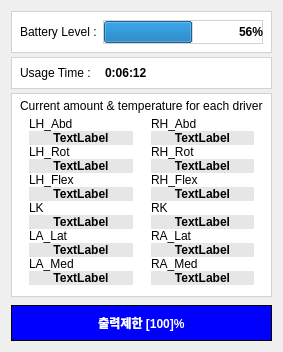
     <widget class="QWidget" name="MiddleCol" native="true">
      <property name="styleSheet">
       <string notr="true">QWidget{
 background-color: none;
border: none
}</string>
      </property>
      <layout class="QVBoxLayout" name="verticalLayout_3" stretch="2,3,50,1,2">
       <property name="spacing">
        <number>4</number>
       </property>
       <item>
        <widget class="QWidget" name="battery_widget" native="true">
         <property name="styleSheet">
          <string notr="true">QWidget{
background-color: rgb(255, 255, 255);
border: 1px solid rgb(211, 211, 211)

}</string>
         </property>
         <layout class="QHBoxLayout" name="horizontalLayout_4">
          <item>
           <widget class="QLabel" name="battery_level">
            <property name="styleSheet">
             <string notr="true">QLabel{

border: none

}</string>
            </property>
            <property name="text">
             <string>Battery Level :</string>
            </property>
           </widget>
          </item>
          <item>
           <widget class="QProgressBar" name="progressBar">
            <property name="styleSheet">
             <string notr="true">QProgressBar{
font-weight: bold;

}</string>
            </property>
            <property name="value">
             <number>56</number>
            </property>
            <property name="alignment">
             <set>Qt::AlignRight|Qt::AlignTrailing|Qt::AlignVCenter</set>
            </property>
            <property name="invertedAppearance">
             <bool>false</bool>
            </property>
            <property name="textDirection">
             <enum>QProgressBar::TopToBottom</enum>
            </property>
           </widget>
          </item>
         </layout>
        </widget>
       </item>
       <item>
        <widget class="QWidget" name="time_widget" native="true">
         <property name="styleSheet">
          <string notr="true">QWidget{
background-color: rgb(255, 255, 255);
border: 1px solid rgb(211, 211, 211)

}</string>
         </property>
         <layout class="QHBoxLayout" name="horizontalLayout_5" stretch="1,2">
          <item>
           <widget class="QLabel" name="label_2">
            <property name="styleSheet">
             <string notr="true">QLabel{

border: none

}</string>
            </property>
            <property name="text">
             <string>Usage Time : </string>
            </property>
           </widget>
          </item>
          <item>
           <widget class="QLabel" name="label_usage_time">
            <property name="styleSheet">
             <string notr="true">QLabel{
font: 12pt &quot;MS Shell Dlg 2&quot;;
font-weight: bold;
border: none


}</string>
            </property>
            <property name="text">
             <string>0:06:12</string>
            </property>
           </widget>
          </item>
         </layout>
        </widget>
       </item>
       <item>
        <widget class="QWidget" name="driver_info_widget" native="true">
         <property name="styleSheet">
          <string notr="true">QWidget{
background-color: rgb(255, 255, 255);
border: 1px solid rgb(211, 211, 211);

}</string>
         </property>
         <layout class="QVBoxLayout" name="verticalLayout_4" stretch="0,1">
          <property name="spacing">
           <number>4</number>
          </property>
          <property name="topMargin">
           <number>6</number>
          </property>
          <property name="bottomMargin">
           <number>6</number>
          </property>
          <item>
           <widget class="QLabel" name="label">
            <property name="styleSheet">
             <string notr="true">QLabel{
border:none;



}</string>
            </property>
            <property name="text">
             <string>Current amount &amp; temperature for each driver</string>
            </property>
           </widget>
          </item>
          <item>
           <layout class="QGridLayout" name="gridLayout_2">
            <property name="bottomMargin">
             <number>6</number>
            </property>
            <property name="spacing">
             <number>0</number>
            </property>
            <item row="2" column="1">
             <widget class="QWidget" name="widget_12" native="true">
              <property name="styleSheet">
               <string notr="true">QWidget{
border:none
}</string>
              </property>
              <layout class="QVBoxLayout" name="verticalLayout_11">
               <property name="spacing">
                <number>0</number>
               </property>
               <property name="topMargin">
                <number>0</number>
               </property>
               <property name="bottomMargin">
                <number>0</number>
               </property>
               <item>
                <widget class="QLabel" name="label_7">
                 <property name="text">
                  <string>RH_Flex</string>
                 </property>
                </widget>
               </item>
               <item>
                <widget class="QLabel" name="label_20">
                 <property name="styleSheet">
                  <string notr="true">QLabel{
    border: none;
   background-color: rgb(230, 230, 230);
 
 font-weight: bold;
}</string>
                 </property>
                 <property name="text">
                  <string>TextLabel</string>
                 </property>
                 <property name="alignment">
                  <set>Qt::AlignCenter</set>
                 </property>
                </widget>
               </item>
              </layout>
             </widget>
            </item>
            <item row="4" column="1">
             <widget class="QWidget" name="widget_14" native="true">
              <property name="styleSheet">
               <string notr="true">QWidget{
border:none
}</string>
              </property>
              <layout class="QVBoxLayout" name="verticalLayout_15">
               <property name="spacing">
                <number>0</number>
               </property>
               <property name="topMargin">
                <number>0</number>
               </property>
               <property name="bottomMargin">
                <number>0</number>
               </property>
               <item>
                <widget class="QLabel" name="label_12">
                 <property name="text">
                  <string>RA_Lat</string>
                 </property>
                </widget>
               </item>
               <item>
                <widget class="QLabel" name="label_24">
                 <property name="styleSheet">
                  <string notr="true">QLabel{
    border: none;
   background-color: rgb(230, 230, 230);

 font-weight: bold;
}</string>
                 </property>
                 <property name="text">
                  <string>TextLabel</string>
                 </property>
                 <property name="alignment">
                  <set>Qt::AlignCenter</set>
                 </property>
                </widget>
               </item>
              </layout>
             </widget>
            </item>
            <item row="5" column="1">
             <widget class="QWidget" name="widget_15" native="true">
              <property name="styleSheet">
               <string notr="true">QWidget{
border:none
}</string>
              </property>
              <layout class="QVBoxLayout" name="verticalLayout_16">
               <property name="spacing">
                <number>0</number>
               </property>
               <property name="topMargin">
                <number>0</number>
               </property>
               <property name="bottomMargin">
                <number>0</number>
               </property>
               <item>
                <widget class="QLabel" name="label_15">
                 <property name="text">
                  <string>RA_Med</string>
                 </property>
                </widget>
               </item>
               <item>
                <widget class="QLabel" name="label_26">
                 <property name="styleSheet">
                  <string notr="true">QLabel{
    border: none;
   background-color: rgb(230, 230, 230);
 
 font-weight: bold;
}</string>
                 </property>
                 <property name="text">
                  <string>TextLabel</string>
                 </property>
                 <property name="alignment">
                  <set>Qt::AlignCenter</set>
                 </property>
                </widget>
               </item>
              </layout>
             </widget>
            </item>
            <item row="3" column="1">
             <widget class="QWidget" name="widget_13" native="true">
              <property name="styleSheet">
               <string notr="true">QWidget{
border:none
}</string>
              </property>
              <layout class="QVBoxLayout" name="verticalLayout_13">
               <property name="spacing">
                <number>0</number>
               </property>
               <property name="topMargin">
                <number>0</number>
               </property>
               <property name="bottomMargin">
                <number>0</number>
               </property>
               <item>
                <widget class="QLabel" name="label_10">
                 <property name="text">
                  <string>RK</string>
                 </property>
                </widget>
               </item>
               <item>
                <widget class="QLabel" name="label_22">
                 <property name="styleSheet">
                  <string notr="true">QLabel{
    border: none;
   background-color: rgb(230, 230, 230);

 font-weight: bold;
}</string>
                 </property>
                 <property name="text">
                  <string>TextLabel</string>
                 </property>
                 <property name="alignment">
                  <set>Qt::AlignCenter</set>
                 </property>
                </widget>
               </item>
              </layout>
             </widget>
            </item>
            <item row="0" column="0">
             <widget class="QWidget" name="widget" native="true">
              <property name="styleSheet">
               <string notr="true">QWidget{
border:none
}</string>
              </property>
              <layout class="QVBoxLayout" name="verticalLayout_5">
               <property name="spacing">
                <number>0</number>
               </property>
               <property name="topMargin">
                <number>0</number>
               </property>
               <property name="bottomMargin">
                <number>0</number>
               </property>
               <item>
                <widget class="QLabel" name="label_3">
                 <property name="styleSheet">
                  <string notr="true"/>
                 </property>
                 <property name="text">
                  <string>LH_Abd</string>
                 </property>
                 <property name="wordWrap">
                  <bool>false</bool>
                 </property>
                </widget>
               </item>
               <item>
                <widget class="QLabel" name="label_13">
                 <property name="styleSheet">
                  <string notr="true">QLabel{
    border: none;
    background-color: rgb(230, 230, 230);
    font-weight: bold;

}</string>
                 </property>
                 <property name="text">
                  <string>TextLabel</string>
                 </property>
                 <property name="alignment">
                  <set>Qt::AlignCenter</set>
                 </property>
                </widget>
               </item>
              </layout>
             </widget>
            </item>
            <item row="1" column="0">
             <widget class="QWidget" name="widget_3" native="true">
              <property name="styleSheet">
               <string notr="true">QWidget{
border:none
}
</string>
              </property>
              <layout class="QVBoxLayout" name="verticalLayout_8">
               <property name="spacing">
                <number>0</number>
               </property>
               <property name="topMargin">
                <number>0</number>
               </property>
               <property name="bottomMargin">
                <number>0</number>
               </property>
               <item>
                <widget class="QLabel" name="label_5">
                 <property name="text">
                  <string>LH_Rot</string>
                 </property>
                </widget>
               </item>
               <item>
                <widget class="QLabel" name="label_17">
                 <property name="styleSheet">
                  <string notr="true">QLabel{
    border: none;
   background-color: rgb(230, 230, 230);

 font-weight: bold;
}</string>
                 </property>
                 <property name="text">
                  <string>TextLabel</string>
                 </property>
                 <property name="alignment">
                  <set>Qt::AlignCenter</set>
                 </property>
                </widget>
               </item>
              </layout>
             </widget>
            </item>
            <item row="0" column="1">
             <widget class="QWidget" name="widget_2" native="true">
              <property name="styleSheet">
               <string notr="true">QWidget{
border:none
}
</string>
              </property>
              <layout class="QVBoxLayout" name="verticalLayout_6">
               <property name="spacing">
                <number>0</number>
               </property>
               <property name="topMargin">
                <number>0</number>
               </property>
               <property name="bottomMargin">
                <number>0</number>
               </property>
               <item>
                <widget class="QLabel" name="label_4">
                 <property name="text">
                  <string>RH_Abd</string>
                 </property>
                </widget>
               </item>
               <item>
                <widget class="QLabel" name="label_16">
                 <property name="styleSheet">
                  <string notr="true">QLabel{
    border: none;
   background-color: rgb(230, 230, 230);

 font-weight: bold;
}</string>
                 </property>
                 <property name="text">
                  <string>TextLabel</string>
                 </property>
                 <property name="alignment">
                  <set>Qt::AlignCenter</set>
                 </property>
                </widget>
               </item>
              </layout>
             </widget>
            </item>
            <item row="4" column="0">
             <widget class="QWidget" name="widget_8" native="true">
              <property name="styleSheet">
               <string notr="true">QWidget{
border:none
}</string>
              </property>
              <layout class="QVBoxLayout" name="verticalLayout_14">
               <property name="spacing">
                <number>0</number>
               </property>
               <property name="topMargin">
                <number>0</number>
               </property>
               <property name="bottomMargin">
                <number>0</number>
               </property>
               <item>
                <widget class="QLabel" name="label_11">
                 <property name="text">
                  <string>LA_Lat</string>
                 </property>
                </widget>
               </item>
               <item>
                <widget class="QLabel" name="label_23">
                 <property name="styleSheet">
                  <string notr="true">QLabel{
    border: none;
   background-color: rgb(230, 230, 230);
  
 font-weight: bold;
}</string>
                 </property>
                 <property name="text">
                  <string>TextLabel</string>
                 </property>
                 <property name="alignment">
                  <set>Qt::AlignCenter</set>
                 </property>
                </widget>
               </item>
              </layout>
             </widget>
            </item>
            <item row="2" column="0">
             <widget class="QWidget" name="widget_5" native="true">
              <property name="styleSheet">
               <string notr="true">QWidget{
border:none
}</string>
              </property>
              <layout class="QVBoxLayout" name="verticalLayout_10">
               <property name="spacing">
                <number>0</number>
               </property>
               <property name="topMargin">
                <number>0</number>
               </property>
               <property name="bottomMargin">
                <number>0</number>
               </property>
               <item>
                <widget class="QLabel" name="label_8">
                 <property name="text">
                  <string>LH_Flex</string>
                 </property>
                </widget>
               </item>
               <item>
                <widget class="QLabel" name="label_19">
                 <property name="styleSheet">
                  <string notr="true">QLabel{
    border: none;
   background-color: rgb(230, 230, 230);

 font-weight: bold;
}</string>
                 </property>
                 <property name="text">
                  <string>TextLabel</string>
                 </property>
                 <property name="alignment">
                  <set>Qt::AlignCenter</set>
                 </property>
                </widget>
               </item>
              </layout>
             </widget>
            </item>
            <item row="3" column="0">
             <widget class="QWidget" name="widget_7" native="true">
              <property name="styleSheet">
               <string notr="true">QWidget{
border:none
}</string>
              </property>
              <layout class="QVBoxLayout" name="verticalLayout_12">
               <property name="spacing">
                <number>0</number>
               </property>
               <property name="topMargin">
                <number>0</number>
               </property>
               <property name="bottomMargin">
                <number>0</number>
               </property>
               <item>
                <widget class="QLabel" name="label_9">
                 <property name="text">
                  <string>LK</string>
                 </property>
                </widget>
               </item>
               <item>
                <widget class="QLabel" name="label_21">
                 <property name="styleSheet">
                  <string notr="true">QLabel{
    border: none;
   background-color: rgb(230, 230, 230);

 font-weight: bold;
}</string>
                 </property>
                 <property name="text">
                  <string>TextLabel</string>
                 </property>
                 <property name="alignment">
                  <set>Qt::AlignCenter</set>
                 </property>
                </widget>
               </item>
              </layout>
             </widget>
            </item>
            <item row="1" column="1">
             <widget class="QWidget" name="widget_4" native="true">
              <property name="styleSheet">
               <string notr="true">QWidget{
border:none
}</string>
              </property>
              <layout class="QVBoxLayout" name="verticalLayout_9">
               <property name="spacing">
                <number>0</number>
               </property>
               <property name="topMargin">
                <number>0</number>
               </property>
               <property name="bottomMargin">
                <number>0</number>
               </property>
               <item>
                <widget class="QLabel" name="label_6">
                 <property name="text">
                  <string>RH_Rot</string>
                 </property>
                </widget>
               </item>
               <item>
                <widget class="QLabel" name="label_18">
                 <property name="styleSheet">
                  <string notr="true">QLabel{
    border: none;
   background-color: rgb(230, 230, 230);
  
 font-weight: bold;
}</string>
                 </property>
                 <property name="text">
                  <string>TextLabel</string>
                 </property>
                 <property name="alignment">
                  <set>Qt::AlignCenter</set>
                 </property>
                </widget>
               </item>
              </layout>
             </widget>
            </item>
            <item row="5" column="0">
             <widget class="QWidget" name="widget_9" native="true">
              <property name="styleSheet">
               <string notr="true">QWidget{
border:none
}</string>
              </property>
              <layout class="QVBoxLayout" name="verticalLayout_17">
               <property name="spacing">
                <number>0</number>
               </property>
               <property name="topMargin">
                <number>0</number>
               </property>
               <property name="bottomMargin">
                <number>0</number>
               </property>
               <item>
                <widget class="QLabel" name="label_14">
                 <property name="text">
                  <string>LA_Med</string>
                 </property>
                </widget>
               </item>
               <item>
                <widget class="QLabel" name="label_25">
                 <property name="styleSheet">
                  <string notr="true">QLabel{
    border: none;
   background-color: rgb(230, 230, 230);
  
 font-weight: bold;
}</string>
                 </property>
                 <property name="text">
                  <string>TextLabel</string>
                 </property>
                 <property name="alignment">
                  <set>Qt::AlignCenter</set>
                 </property>
                </widget>
               </item>
              </layout>
             </widget>
            </item>
           </layout>
          </item>
         </layout>
        </widget>
       </item>
       <item>
        <widget class="QWidget" name="widget_19" native="true"/>
       </item>
       <item>
        <widget class="QWidget" name="widget_6" native="true">
         <property name="styleSheet">
          <string notr="true">QWidget{
 background-color: blue;
border: 1px solid black
}</string>
         </property>
         <layout class="QHBoxLayout" name="horizontalLayout_3">
          <item>
           <widget class="QPushButton" name="pushButton_2">
            <property name="styleSheet">
             <string notr="true">QPushButton{
 color: white;
 border : none;
	font: 12pt &quot;MS Shell Dlg 2&quot;;
font-weight: bold;


}</string>
            </property>
            <property name="text">
             <string>출력제한 [100]%</string>
            </property>
           </widget>
          </item>
         </layout>
        </widget>
       </item>
      </layout>
     </widget>
